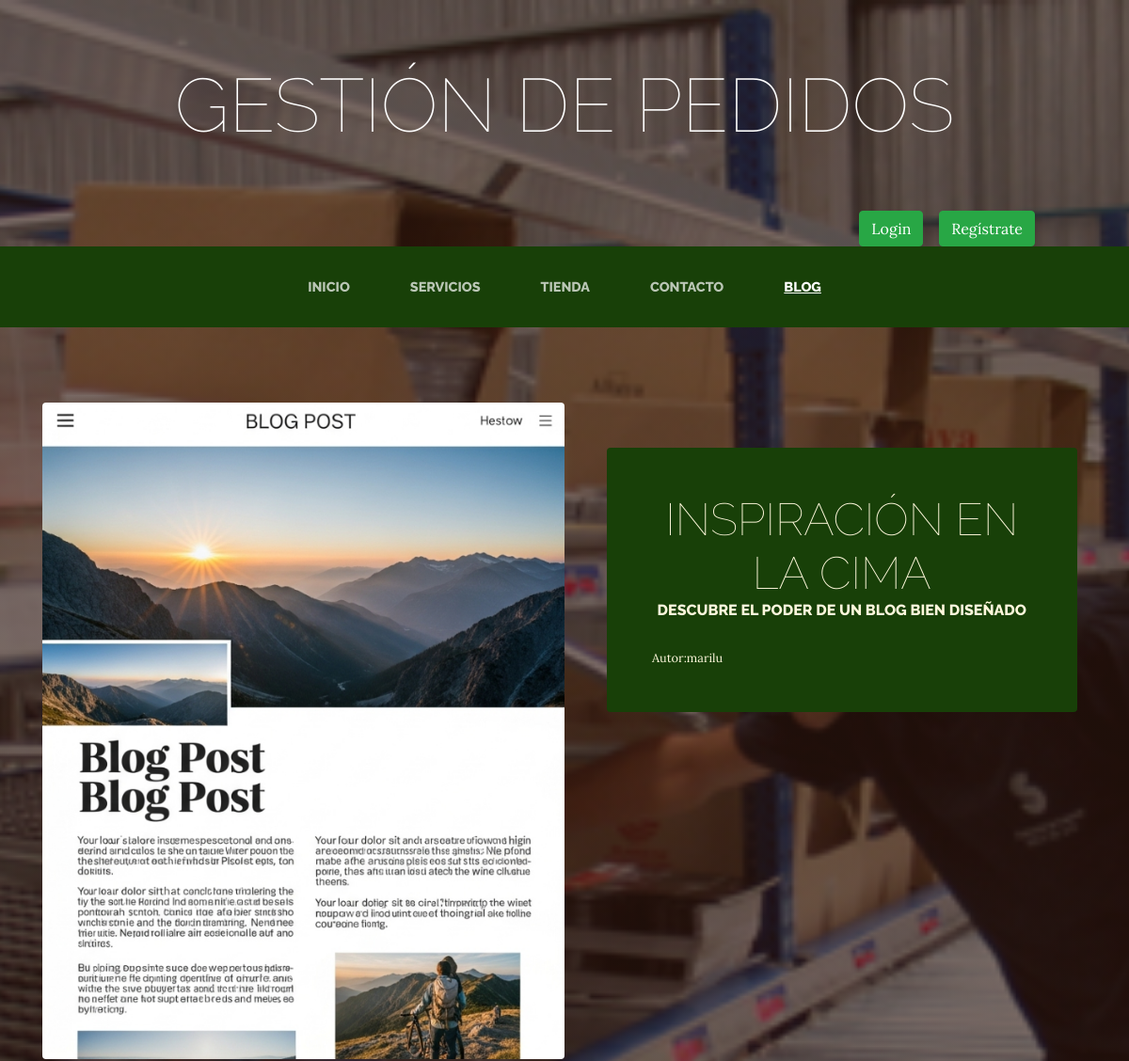
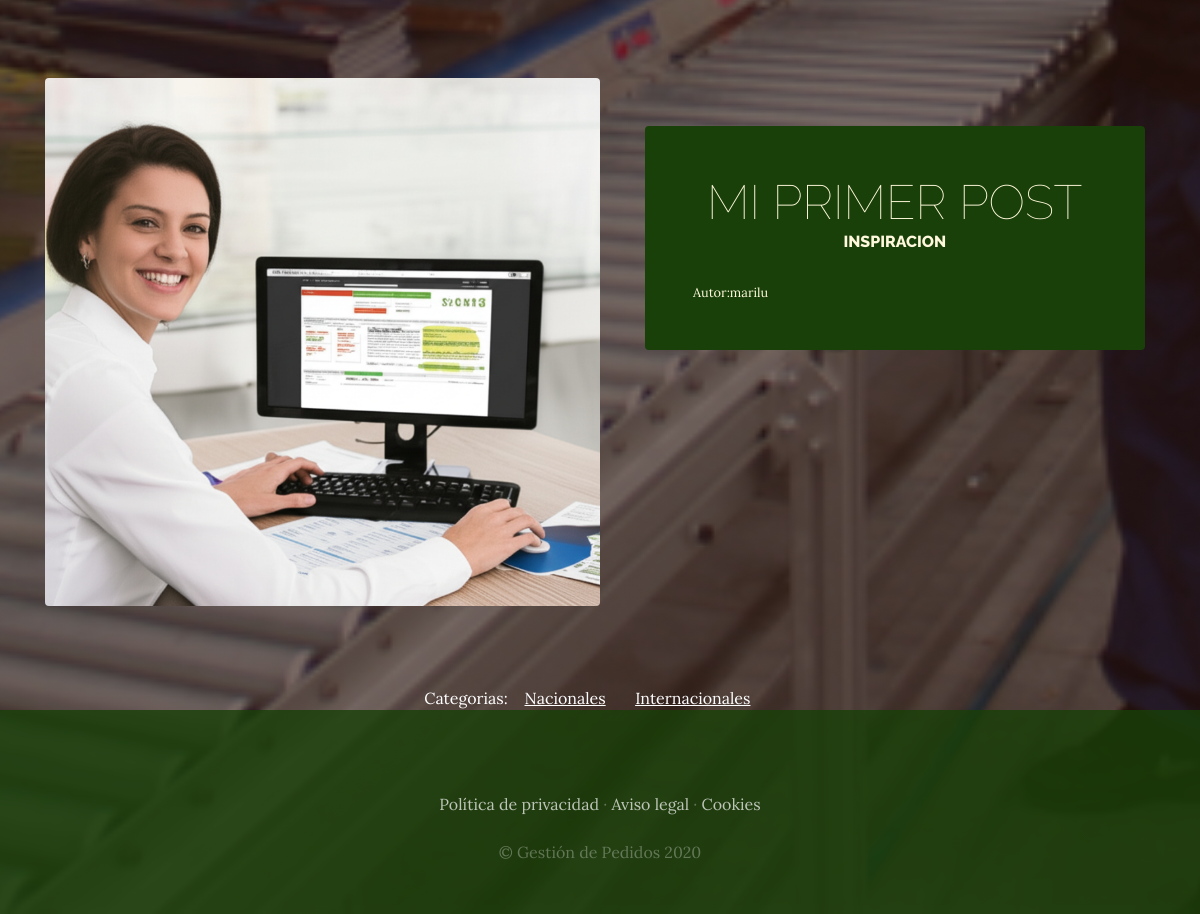
Screenshot of /blog/ with the database file from the repository (2 pictures, top to bottom).
### Blog/models.py (models this page shows, shortened)
class Post(models.Model):
    titulo=models.CharField(max_length=50)
    contenido=models.CharField(max_length=50)
    imagen=models.ImageField(upload_to='blog',null=True,blank=True)
    autor=models.ForeignKey(User,on_delete=models.CASCADE)
    categorias=models.ManyToManyField(Categoria)
    created=models.DateTimeField(auto_now_add=True)
    updated=models.DateTimeField(auto_now_add=True)
    class Meta:
        verbose_name="post"
        verbose_name_plural="post"

class Categoria(models.Model):
    nombre=models.CharField(max_length=50)
    created=models.DateTimeField(auto_now_add=True)
    updated=models.DateTimeField(auto_now_add=True)
    class Meta:
        verbose_name="categoria"
        verbose_name_plural="categorias"

### Blog/views.py (the view)
# urls.py: path('',views.blog,name="Blog"),
def blog(request):
    posts=Post.objects.all()
    return render(request,"Blog/blog.html",{'posts':posts})

### Carro/context_processor.py (called while the page is built)
def importe_total(request):
    total = 0
    if request.user.is_authenticated:
        carro = request.session.get("carro", {})
        for key, value in carro.items():
            precio = float(value["precio"])
            cantidad = int(value["cantidad"])
            total += precio * cantidad
    return {"importe_total": total}

### Blog/templates/Blog/blog.html (shortened to what this page needs)
{% extends "ProyectoConstrucciones/base.html" %}
{% load static %}
{% block content %}
    {% for post in posts %}
    <section class="page-section clearfix">
        <div class="container">
          <div class="intro">
            <img class="intro-img img-fluid mb-3 mb-lg-0 rounded" src="{{post.imagen.url}}" alt="" style="width:50%;">
            <div class="intro-text left-0 text-center bg-faded p-5 rounded">
              <h2 class="section-heading mb-4" >
                <span class="section-heading-lower">{{post.titulo}}</span>
                <span class="section-heading-upper">{{post.contenido}}</span>
              </h2>
              <div style="text-align:left; font-size:0.8em">
                    Autor:{{post.autor}}
            </div>
            </div>
          </div>
        </div>
      </section>
    {% endfor %}
    <section>
        <div style="width:75%;margin:auto;text-align:center;color:white;">
            Categorias:&nbsp; &nbsp;
            {% for post in posts %}
                {% for c in  post.categorias.all %}
                    <a  href="{% url 'categoria' c.id %}" style="color:white;text-decoration: underline;">{{c.nombre}}</a> &nbsp; &nbsp; &nbsp;
                {% endfor %}
            {% endfor %}
        </div>
    </section>
{% endblock %}

### ProyectoConstrucciones/static/ProyectoConstrucciones/css/gestion.css (style rules this page uses)
body { font-family: 'Lora'; background: linear-gradient(rgba(47, 23, 15, 0.65), rgba(47, 23, 15, 0.65)), url("../img/bg_main.jpg"); background-attachment: fixed; background-position: center; background-size: cover; }
h1, h2, h3, h4, h5, h6 { font-family: 'Raleway'; }
.page-section { margin-top: 5rem; margin-bottom: 5rem; }
.section-heading { text-transform: uppercase; }
.section-heading .section-heading-upper { display: block; font-size: 1rem; font-weight: 800; padding-bottom:.5rem; }
.section-heading .section-heading-lower { display: block; font-size: 3rem; font-weight: 100; }
.bg-faded { background-color: rgba(255, 255, 255, 0.85); }
.intro { position: relative; }
@media (min-width: 992px) { .intro .intro-img { width: 75%; float: left; } }
@media (min-width: 992px) { .intro .intro-text { left: 600; width: 60%; margin-top: 3rem; background-color: rgba(24, 64, 8); color: cornsilk; position: absolute; } }
@media (min-width: 1200px) { .intro .intro-text { width: 45%; } }

### rows the page displays
Post: imagen (picture), titulo "INSPIRACIÓN EN LA CIMA", contenido "DESCUBRE EL PODER DE UN BLOG BIEN DISEÑADO", autor "marilu"
Post: imagen (picture), titulo "MI PRIMER POST", contenido "INSPIRACION", autor "marilu"
Categoria: nombre "Nacionales"
Categoria: nombre "Internacionales"
